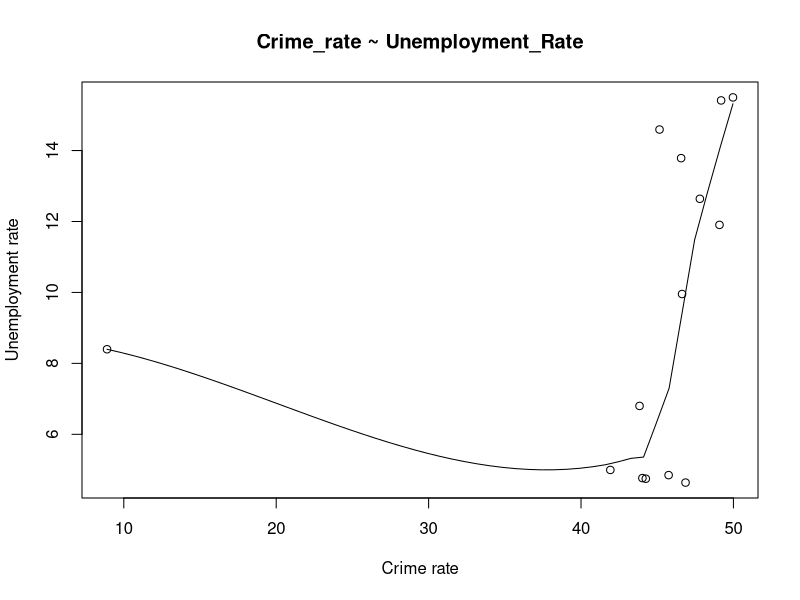
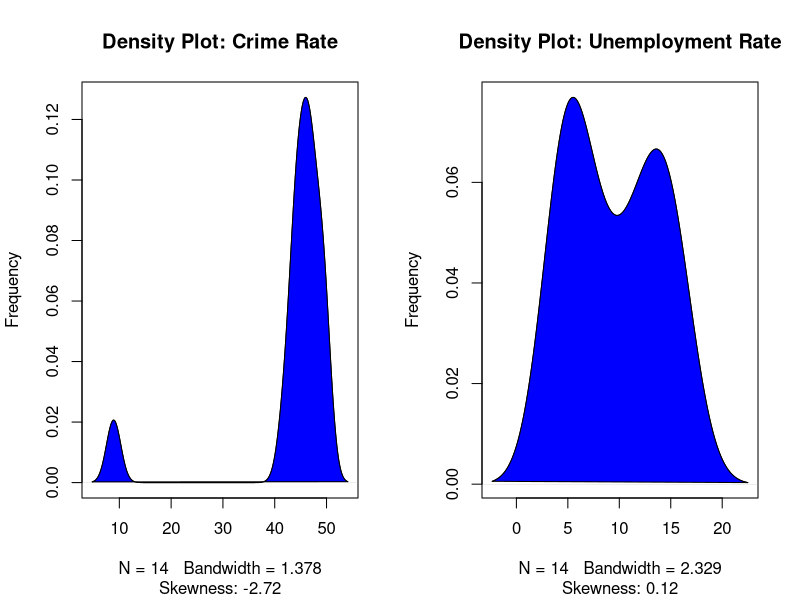
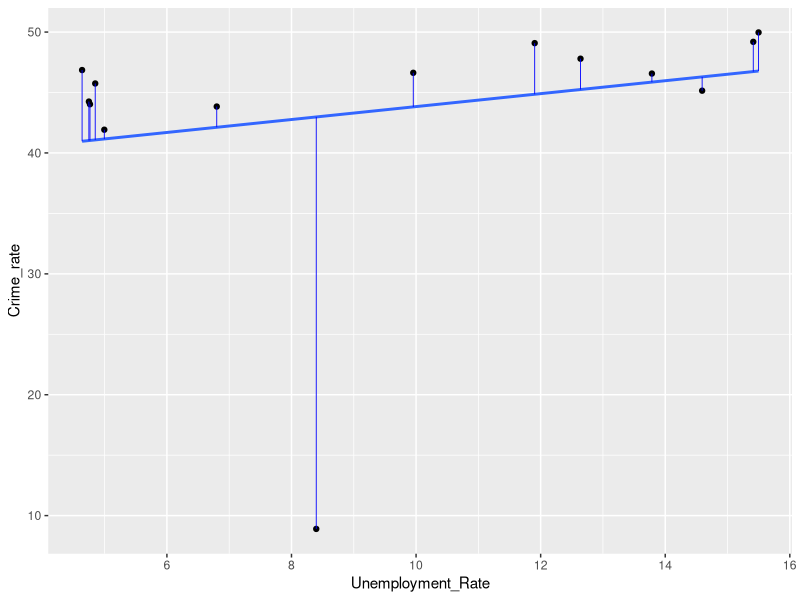
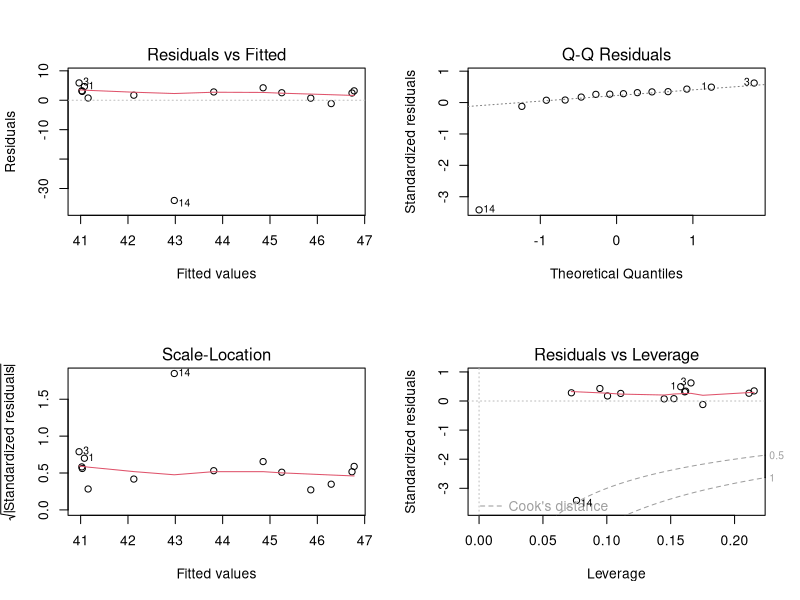
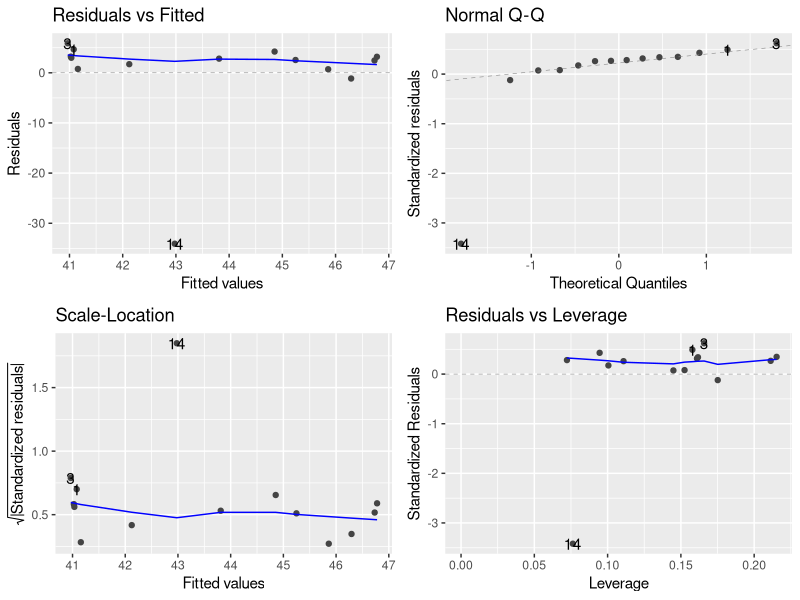
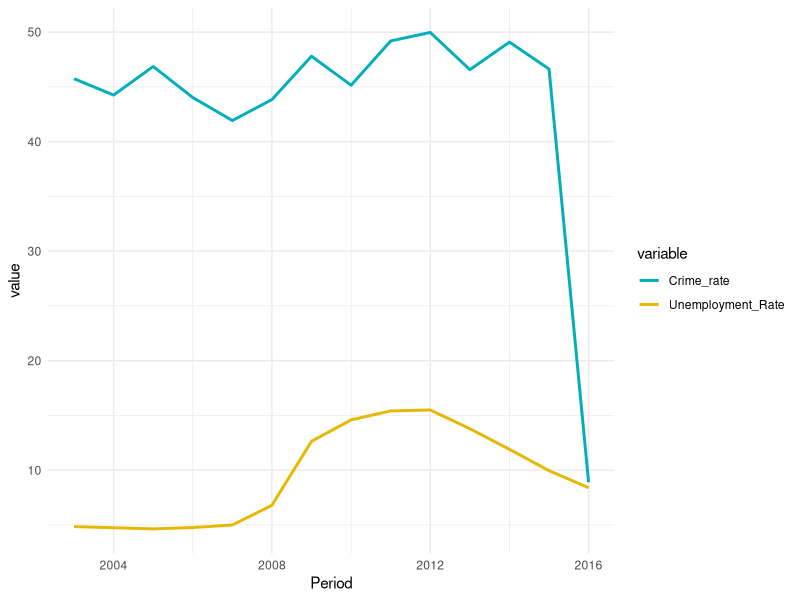
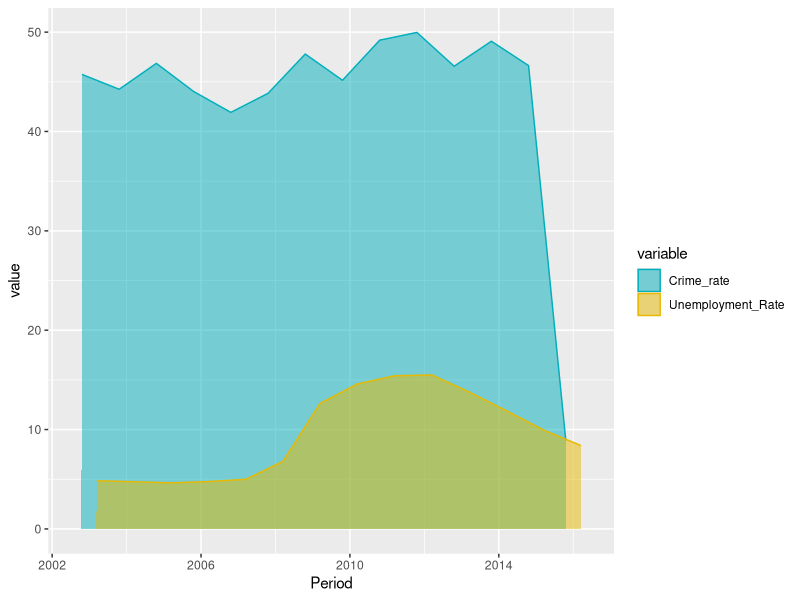
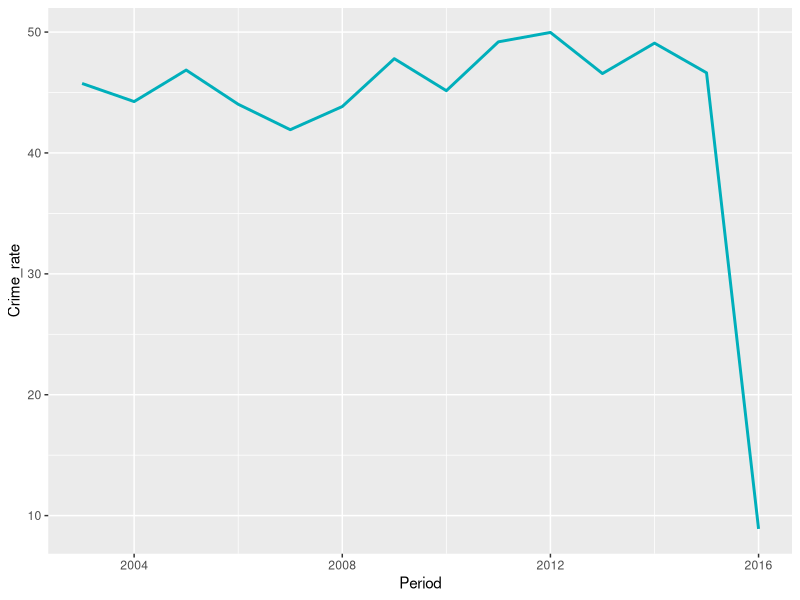

Here is the R script that generated these plots, in order:

#Install required packages
install.packages("tidyverse")
install.packages("e1071")
install.packages("broom")
install.packages("tidyverse")
install.packages('caret', dependencies = TRUE)
install.packages("ggfortify")
install.packages("ggplot2")
install.packages("forecast")
install.packages("tseries")
library(tidyverse)
library(caret)
library(tidyverse)
library(broom)
library(ggfortify)
library(tidyr)
library(dplyr)
library(e1071)
library(ggfortify)
library(ggplot2)
library(forecast)
library(tseries)

# Loading data
Crime_Unemployment_rate <- read.csv("Crime_Unemployment_rate.csv")
Crime_Unemployment_rate[,1] <- NULL
Crime_Unemployment_rate$Unemployment_rate_greater_than_12 <- ifelse(Crime_Unemployment_rate$Unemployment_Rate > 12,
                                                                    "High", "Low")


#The correlation coefficient measures the level of the association between two variables 
cor(Crime_Unemployment_rate$Crime_rate, Crime_Unemployment_rate$Unemployment_Rate)

# Scatter plots can help visualise any linear relationships between the 
# dependent (response) distance variable and independent (predictor) speed variables
# According to Scatter plots, we can say that when unemploymnet rat is increased, crime rate also increased.


scatter.smooth(x = Crime_Unemployment_rate$Crime_rate, 
               y = Crime_Unemployment_rate$Unemployment_Rate, 
               main = "Crime_rate ~ Unemployment_Rate",
               xlab = "Crime rate",
               ylab = "Unemployment rate")

# Skewness function to examine normality of data
# divide graph area in 2 columns
par(mfrow = c(1, 2))
# density plot for 'Crime Rate'
plot(density(Crime_Unemployment_rate$Crime_rate), main = "Density Plot: Crime Rate", 
     ylab = "Frequency", 
     sub = paste("Skewness:", 
                 round(e1071::skewness(Crime_Unemployment_rate$Crime_rate), 2)))


# Lets fill in the area under the density plot in blue
polygon(density(Crime_Unemployment_rate$Crime_rate), col = "blue")


# density plot for 'Unemployment Rate'
plot(density(Crime_Unemployment_rate$Unemployment_Rate), main = "Density Plot: Unemployment Rate", 
     ylab = "Frequency", 
     sub = paste("Skewness:", 
                 round(e1071::skewness(Crime_Unemployment_rate$Unemployment_Rate), 2)))


# Lets fill in the area under the density plot in blue
polygon(density(Crime_Unemployment_rate$Unemployment_Rate), col = "blue")


# Create Training and Test data
# setting seed to reproduce results of random sampling
set.seed(200)

# sample chooses a random sample
# from 1:all records from Crime_Unemployment_rate, 75% of rows
training.samples <- Crime_Unemployment_rate$Unemployment_Rate %>%
  createDataPartition(p = 0.75, list = FALSE)

# model training data
train.data  <- Crime_Unemployment_rate[training.samples, ]

#model testing data
test.data <- Crime_Unemployment_rate[-training.samples, ]

# Build the model on training data
lr_model <- lm(Crime_rate ~ Unemployment_Rate , data = Crime_Unemployment_rate)

# model summary
summary(lr_model)


# augment dataset to add fitted values and residuals by using the function augment()
model.diag.metrics <- augment(lr_model)
head(model.diag.metrics)

#plots the residuals error (in red color) between observed values and the fitted regression line.
ggplot(model.diag.metrics, aes(Unemployment_Rate, Crime_rate)) +
  geom_point() +
  stat_smooth(method = lm, se = FALSE) +
  geom_segment(aes(xend = Unemployment_Rate, yend = .fitted), color = "blue", size = 0.3)


#Create the diagnostic plots using plot:
par(mfrow = c(2, 2))
plot(lr_model)
# Create the diagnostic plots using ggfortify:
autoplot(lr_model)

#Plot multiple time series data
T_Crime_Unemployment_rate <- Crime_Unemployment_rate %>%
  select(Period, Crime_rate, Unemployment_Rate) %>%
  gather(key = "variable", value = "value", -Period)
head(T_Crime_Unemployment_rate, 3)


# Multiple line plot
ggplot(T_Crime_Unemployment_rate, aes(x = Period, y = value)) + 
  geom_line(aes(color = variable), size = 1) +
  scale_color_manual(values = c("#00AFBB", "#E7B800")) +
  theme_minimal()

# Area plot
ggplot(T_Crime_Unemployment_rate, aes(x = Period, y = value)) + 
  geom_area(aes(color = variable, fill = variable), 
            alpha = 0.5, position = position_dodge(0.8)) +
  scale_color_manual(values = c("#00AFBB", "#E7B800")) +
  scale_fill_manual(values = c("#00AFBB", "#E7B800"))


# Base plot with Period axis
p <- ggplot(data = Crime_Unemployment_rate, aes(x = Period, y = Crime_rate)) + 
  geom_line(color = "#00AFBB", size = 1)
p

ts_crime_unemployment <- ts(Crime_Unemployment_rate$Crime_rate, Crime_Unemployment_rate$Unemployment_Rate)
plot(ts_crime_unemployment)

m_ets = ets(ts_crime_unemployment)
f_ets = forecast(m_ets, h=24) # forecast 24 months into the future
plot(f_ets)


m_tbats = tbats(ts_crime_unemployment)
f_tbats = forecast(m_tbats, h=24)
plot(f_tbats)
